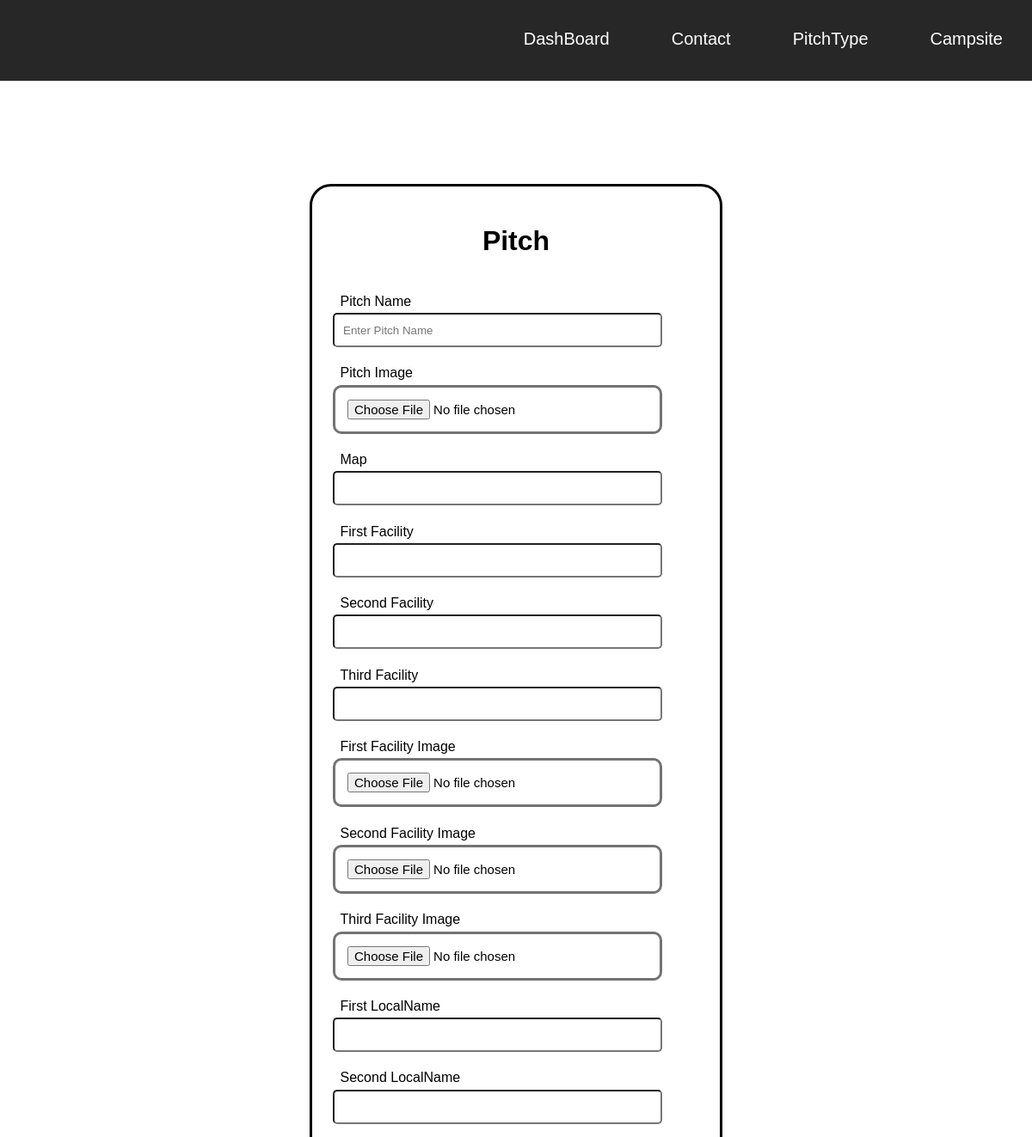
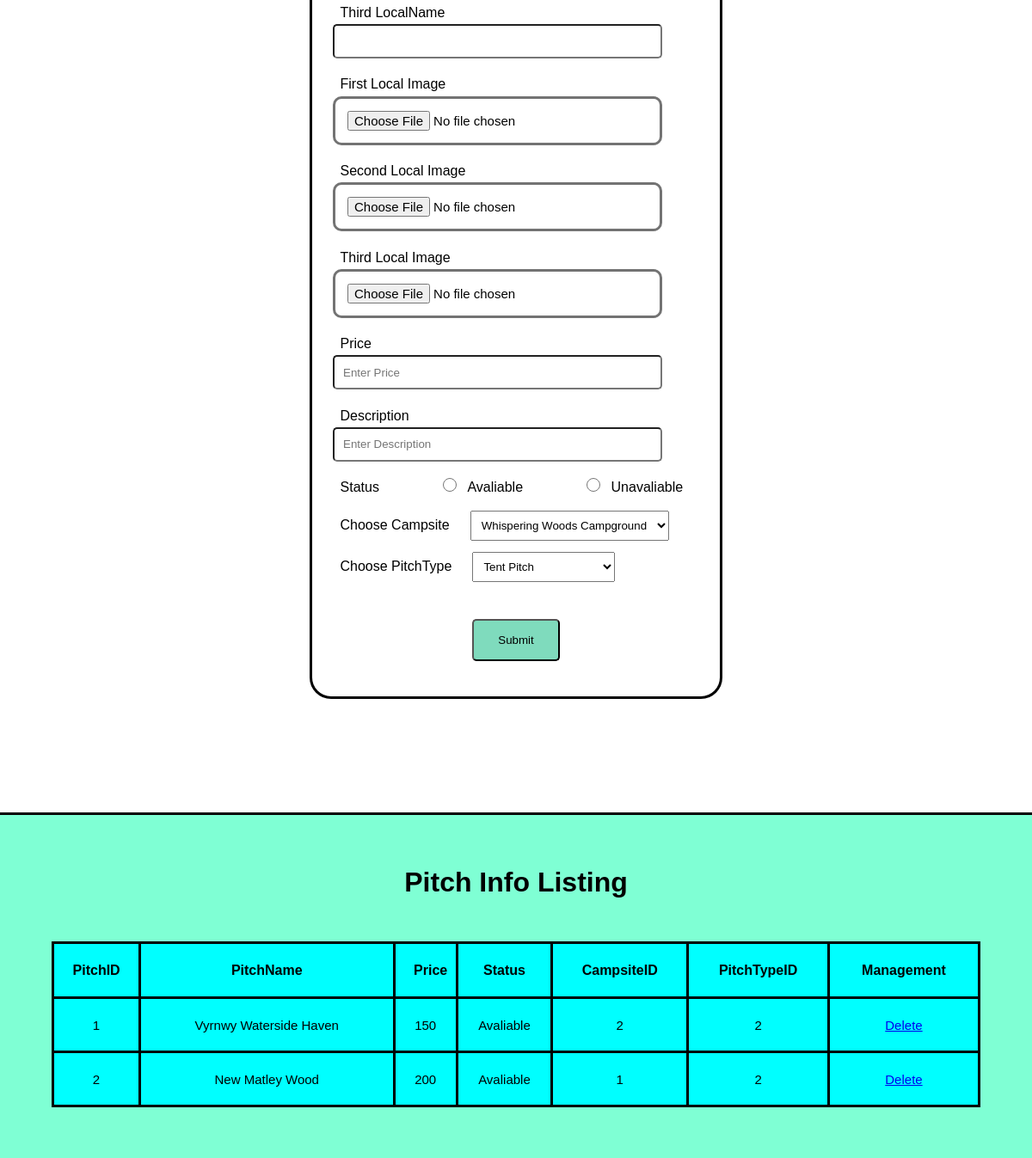
The app's page /Pitch.php (signed in) with its own data (2 pictures, top to bottom).
### tables this page shows
CREATE TABLE `pitch` (
  `PitchID` int(11) NOT NULL,
  `PitchName` varchar(30) DEFAULT NULL,
  `PitchImg` varchar(255) DEFAULT NULL,
  `Map` varchar(255) DEFAULT NULL,
  `Facilitiesname1` varchar(50) DEFAULT NULL,
  `Facilitiesname2` varchar(50) DEFAULT NULL,
  `Facilitiesname3` varchar(50) DEFAULT NULL,
  `Facilitiesimg1` varchar(255) DEFAULT NULL,
  `Facilitiesimg2` varchar(255) DEFAULT NULL,
  `Facilitiesimg3` varchar(255) DEFAULT NULL,
  `Localname1` varchar(50) DEFAULT NULL,
  `Localname2` varchar(50) DEFAULT NULL,
  `Localname3` varchar(50) DEFAULT NULL,
  `Localimg1` varchar(255) DEFAULT NULL,
  `Localimg2` varchar(255) DEFAULT NULL,
  `Localimg3` varchar(255) DEFAULT NULL,
  `Price` int(11) DEFAULT NULL,
  `Description` varchar(200) DEFAULT NULL,
  `Status` varchar(100) DEFAULT NULL,
  `CampsiteID` int(11) DEFAULT NULL,
  `PitchtypeID` int(11) DEFAULT NULL,
  `Viewcount` int(11) NOT NULL
);

### Pitch.php (the view, shortened to what this page needs)
<?php
include('connection.php');
?>
<!DOCTYPE html>
<html lang="en">
<head>
    <link rel="stylesheet" href="style.css">
</head>
<body>
    <header>
        <div class="Admin-Head">
            <ul>
                <li> <a href="AdminDashBoard.php">DashBoard</a> </li>
                <li> <a href="Contact.php">Contact</a> </li>
                <li> <a href="PitchType.php">PitchType</a> </li>
                <li> <a href="Campsite.php">Campsite</a> </li>
            </ul>
        </div>
    </header>
    <div class="Box">
        <div class="Pitch-box">
        <form action="Pitch.php" method="POST" enctype="multipart/form-data">
                <h1>Pitch</h1>
                <label>Pitch Name</label> <br>
                <input type="text" name="txtPName" placeholder="Enter Pitch Name" required>
                <label>Pitch Image</label> <br>
                <input type="file" name="Pitchimage1" required> <br>
                <label>Map</label> <br>
                <input type="text" name="txtMap" required> <br>
                <label>First Facility</label> <br>
                <input type="text" name="Facility1" required> <br>
                <label>Second Facility</label> <br>
                <input type="text" name="Facility2" required> <br>
                <label>Third Facility</label> <br>
                <input type="text" name="Facility3" required> <br>
                <label>First Facility Image</label> <br>
                <input type="file" name="fileimage1" required> <br>
                <label>Second Facility Image</label> <br>
                <input type="file" name="fileimage2" required> <br>
                <label>Third Facility Image</label> <br>
                <input type="file" name="fileimage3" required> <br>
                <label>First LocalName</label> <br>
                <input type="text" name="Local1" required> <br>
                <label>Second LocalName</label> <br>
                <input type="text" name="Local2" required> <br>
                <label>Third LocalName</label> <br>
                <input type="text" name="Local3" required> <br>
                <label>First Local Image</label> <br>
                <input type="file" name="localimage1" required> <br>
                <label>Second Local Image</label> <br>
                <input type="file" name="localimage2" required> <br>
                <label>Third Local Image</label> <br>
                <input type="file" name="localimage3" required> <br>
                <label>Price</label> <br>
                <input type="number" name="txtprice" placeholder="Enter Price" required>
                <label>Description</label> <br>
                <input type="text" name="txtdes" placeholder="Enter Description" required> <br>
                <label>Status</label>
                <input type="radio" name="rdostatus" value="Avaliable">
                <label> Avaliable </label>
                <input type="radio" name="rdostatus" value="Unavaliable">
                <label> Unavaliable </label> <br>
                <label>Choose Campsite</label>
                <select name="cbocampsite">
            <?php
                $select = "SELECT * FROM campsite";
                $run = mysqli_query($connect,$select);
                $count = mysqli_num_rows($run);
                for ($i=0; $i < $count ; $i++)
                {
                    $row = mysqli_fetch_array($run);
                    $CID = $row['CampsiteID'];
                    $CNAME = $row['Campsitename'];
                    echo "<option value ='$CID'>$CNAME</option>";
                }
            ?>
                </select> <br>
                <label>Choose PitchType</label>
                <select name="cbopitchtype">
            <?php
                $select = "SELECT * FROM pitchtype";
                $run = mysqli_query($connect,$select);
                $count = mysqli_num_rows($run);
                for ($i=0; $i < $count ; $i++)
                {
                    $row = mysqli_fetch_array($run);
                    $PID = $row['PitchTypeID'];
                    $PNAME = $row['PitchTypeName'];
                    echo "<option value ='$PID'>$PNAME</option>";
                }
            ?>
                </select> <br>
                <input type="submit" name="btnsubmit" value="Submit">
        </form>
        </div>
    </div>
    <div class="Campsite-Table">
        <table>
            <h2>Pitch Info Listing</h2> <br>
<?php
                $SelectPitch = "SELECT * FROM pitch";
                $ret = mysqli_query($connect,$SelectPitch);
                $count = mysqli_num_rows($ret);
?>
        <table>
            <tr>
                <th>PitchID</th>
                <th>PitchName</th>
                <th>Price</th>
                <th>Status</th>
                <th>CampsiteID</th>
                <th>PitchTypeID</th>
                <th>Management</th>
            </tr>
<?php
            for ($i=0; $i < $count ; $i++)
            {
                $row = mysqli_fetch_array($ret);
                $PitchID = $row['PitchID'];
                $PitchName = $row['PitchName'];
                $Price = $row['Price'];
                $Status = $row['Status'];
                $CampsiteID = $row['CampsiteID'];
                $PitchTypeID = $row['PitchtypeID'];
                echo "<tr>";
                echo "<td>$PitchID</td>";
                echo "<td>$PitchName</td>";
                echo "<td>$Price</td>";
                echo "<td>$Status</td>";
                echo "<td>$CampsiteID</td>";
                echo "<td>$PitchTypeID</td>";
                echo "<td>
                <a href='Pitch.php?PID=$PitchID'>Delete</a>
                </td>";
                echo "<tr>";
            }
?>
        </table>
        </table>
    </div>
</body>
</html>

### style.css (style rules this page uses)
* { margin: 0; padding: 0; box-sizing: border-box; }
header { position: relative; }
table, th, td { border-collapse: collapse; }
.Cregister input[type=checkbox], input[type=radio] { width: 16px; height: 16px; }
.Admin-Head { background-color:rgba(0, 0, 0, 0.849); text-align: right; }
.Admin-Head li { padding: 34px; display: inline-block; font-size: 20px; text-align: center; font-family: 'Trebuchet MS', 'Lucida Sans Unicode', 'Lucida Grande', 'Lucida Sans', Arial, sans-serif; border-bottom: solid 3px rgb(180, 212, 184, 0); }
.Admin-Head a { text-decoration: none; color: rgb(255, 255, 255); }
.Box { padding-top: 10%; padding-bottom: 11%; padding-right: 30%; padding-left: 30%; }
.Campsite-Table { padding:5%; background-color: aquamarine; border-style: solid none none none; }
.Campsite-Table h2 { text-align: center; padding-bottom: 3%; font-family:'Franklin Gothic Medium', 'Arial Narrow', Arial, sans-serif; font-size: 32px; }
.Campsite-Table table { padding: 0; width: 100%; background-color: aqua; }
.Campsite-Table table td { padding: 2%; font-family: 'Lucida Sans', 'Lucida Sans Regular', 'Lucida Grande', 'Lucida Sans Unicode', Geneva, Verdana, sans-serif; font-size: 15px; border-style: solid; text-align: center; }
.Campsite-Table table th { padding: 2%; font-family: 'Lucida Sans', 'Lucida Sans Regular', 'Lucida Grande', 'Lucida Sans Unicode', Geneva, Verdana, sans-serif; border-style: solid; border-style: solid; text-align: center; }
.Pitch-box { border-style: solid; border-radius: 25px; padding: 5%; }
.Pitch-box h1 { text-align: center; margin-top: 5%; padding-bottom: 5%; font-family: 'Trebuchet MS', 'Lucida Sans Unicode', 'Lucida Grande', 'Lucida Sans', Arial, sans-serif; }
.Pitch-box label { display: inline-block; font-family:Verdana, Geneva, Tahoma, sans-serif; margin-bottom: 1%; margin-left: 2%; margin-top: 5%; }
.Pitch-box input[type=text], .Pitch-box input[type=number] { border-radius: 5px; height: 40px; padding-left: 10px; font-family:Verdana, Geneva, Tahoma, sans-serif; width: 90%; }
.Pitch-box input[type=file] { padding: 14px; width: 90%; font-size: 15px; font-family: Verdana, Geneva, Tahoma, sans-serif; border-radius: 10px; border-style: solid; border-color: rgba(0, 0, 0, 0.548); }
.Pitch-box input[type=submit] { font-family:Verdana, Geneva, Tahoma, sans-serif; margin-top: 10%; margin-left: 38%; margin-bottom: 4%; width: 24%; padding: 15px; border-radius: 5px; background-color: rgba(13, 187, 129, 0.525); }
.Pitch-box select { margin-left: 20px; padding: 8px; font-family: Verdana, Geneva, Tahoma, sans-serif; }
.Pitch-box input[type=radio] { margin-left: 70px; width: 16px; height: 16px; }

### records on screen
pitch: PitchID "1", PitchName "Vyrnwy Waterside Haven", Price "150", Status "Avaliable", CampsiteID "2", PitchtypeID "2"
pitch: PitchID "2", PitchName "New Matley Wood", Price "200", Status "Avaliable", CampsiteID "1", PitchtypeID "2"

### other values on screen
form field cbocampsite "Whispering Woods Campground"
form field cbopitchtype "Tent Pitch"
